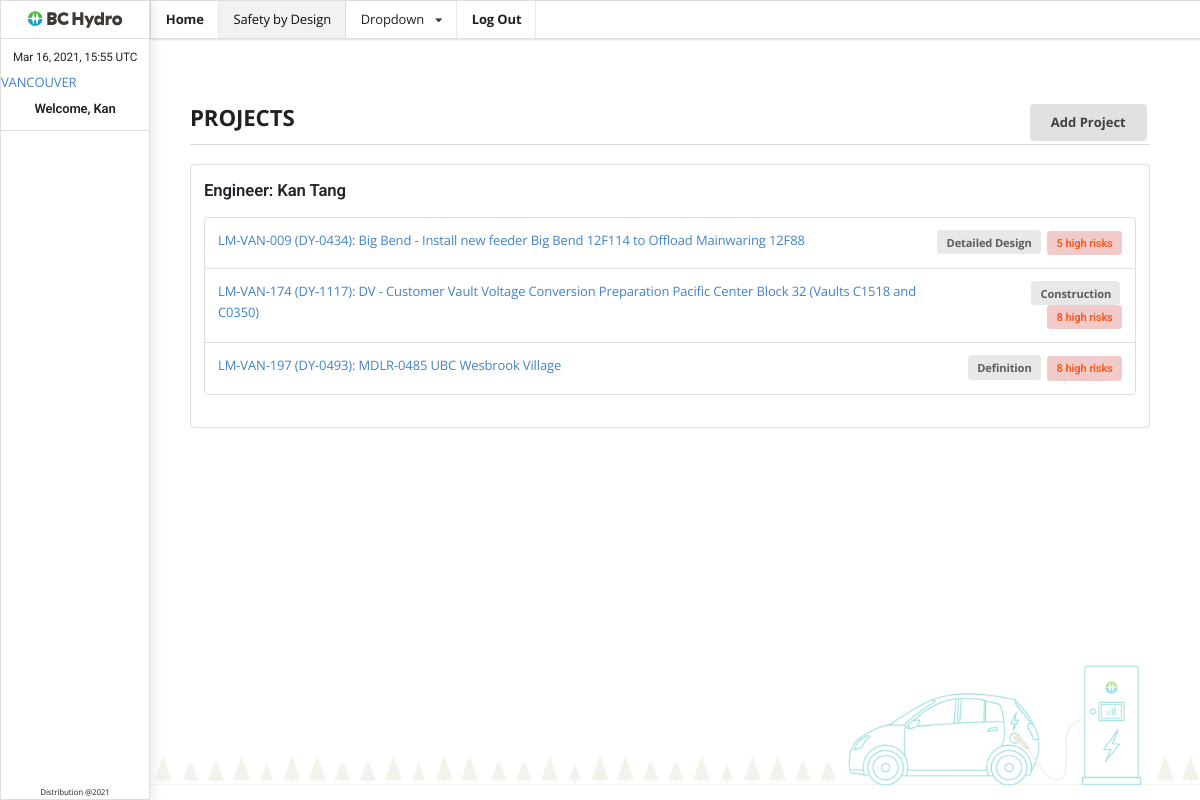
The page /todo/ (signed in) on the database as committed earlier.
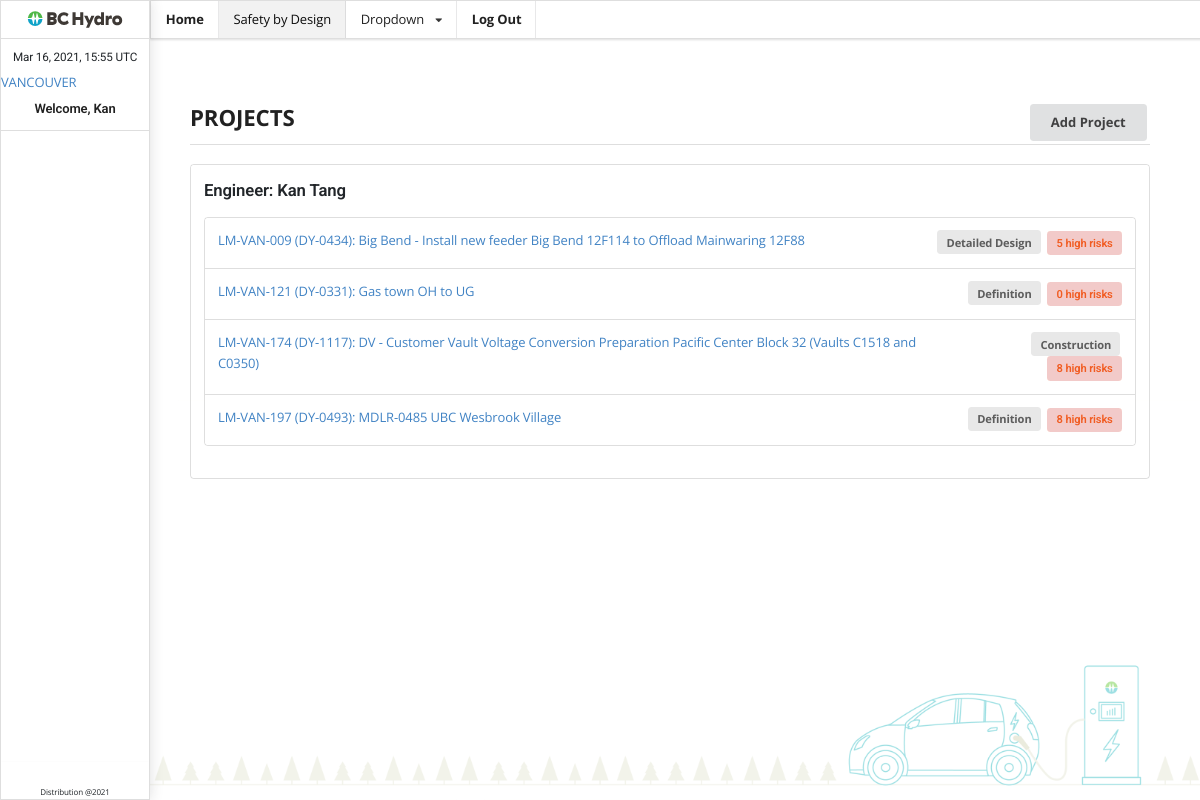
The same page on the database as committed later.
### todo/models.py (models this page shows, shortened)
class Project(models.Model):
    history = HistoricalRecords(cascade_delete_history=True)
    number = models.CharField(max_length=60, )
    slug = models.SlugField(default="")
    SAP_id = models.CharField(max_length=60, blank=True, null=True, )
    title = models.CharField(max_length=140, blank=True, null=True)
    group = models.ForeignKey(
        Group, on_delete=models.SET_NULL, blank=False, null=True, )
    project_scope = models.TextField(blank=True, null=True)
    in_service_date = models.DateField(blank=True, null=True)
    current_stage = models.ForeignKey(Stage,
                            null=True,
                            blank=True,
                            on_delete=models.SET_NULL,)
    region = models.ForeignKey(Region,
                            null=True,
                            blank=True,
                            on_delete=models.SET_NULL,)
    location = models.ForeignKey(Location,
                            null=True,
                            blank=True,
                            on_delete=models.SET_NULL,)
    POR = models.ForeignKey(settings.AUTH_USER_MODEL,
                            null=True,
                            blank=True,
                            on_delete=models.SET_NULL,)
    SPOT_link = models.CharField(max_length=240, blank=True, null=True,)
    PPM_link = models.CharField(max_length=240, blank=True, null=True, )
    EGBC_link = models.CharField(max_length=240, blank=True, null=True, )
    SBD_link = models.CharField(max_length=240, blank=True, null=True, )
    def __str__(self):
        return self.number
    @property
    def counts(self):
        return self.hazard_set.filter(res_risk_level=1).count() + self.hazard_set.filter(risk_level=1, control_measure=None).count()
    def slug_number(self):
        return slugify(self.number)
    slug = property(slug_number)
    class Meta:
        ordering = ["POR", "number"]
        verbose_name_plural = "Projects"

class Stage(models.Model):
    NAME = Choices(
        ('Definition'),
        ('Design'),
        ('Construction'),
        ('Close Out'),
   )
    name = models.CharField(
       max_length=60,
       choices=NAME,
   )
    def __str__(self):
        return self.name

### todo/view.py (the view, shortened to what this page needs)
# urls.py: path("", ProjectUpdateView.as_view(), name="project_list"),
class ProjectUpdateView(MultipleObjectMixin, View):
    model = Project
    ordering = ["POR", "number"]
    allow_empty = True
    template_name = "todo/project_list.html"
    @method_decorator(login_required)
    def dispatch(self, request, *args, **kwargs):
        if request.user.groups.filter(name="Team Lead").exists():
            self.object_list = self.get_queryset()
        else:
            self.object_list = self.get_queryset().filter(POR=request.user)
        print(self.object_list)
        return super(ProjectUpdateView, self).dispatch(request, *args, **kwargs)
    def get(self, request, *args, **kwargs):
        context = self.get_context_data()
        form2 = ProjectForm(request.user, initial={"Group" : Group.objects.get(name="Engineer")})
        context['form2'] = form2
        print(context)
        return render(request, self.template_name, context)

### todo/models.py (called while the page is built)
    def __str__(self):
        return self.name

    def __str__(self):
        return self.name

### todo/templates/todo/project_list.html (shortened to what this page needs)
{% extends "base.html" %}
{% block content %}
<h2 class="ui dividing header d-flex justify-content-between mb-4">
  PROJECTS
  <button class="ui button" type="button" data-toggle="collapse"
    data-target="#AddProject" aria-expanded="false" aria-controls="AddProject">
    Add Project
  </button>
</h2>
{% regroup object_list by POR as section_list %}
{% for POR in section_list %}
<div class="ui segments pb-4 mb-3" style="box-shadow: none">
  <div class="ui segment">
    <h3>Engineer: {{ POR.grouper.get_full_name }}</h3>
  </div>
  <div class="ui segments" style="box-shadow: 0 0 0 0;">
    {% for project in object_list %}
    {% if project.POR == POR.grouper %}
    <div class="ui segment d-flex justify-content-between">
      <a href="{% url 'todo:project_details' project.id project.slug %}"
        class="text-left">
        <span>{{ project.number }}
          {% if project.SAP_id %}({{ project.SAP_id }}){% endif %}:
          {% if project.title %} {{ project.title }} {% endif %}
        </span>
      </a>
      <div class="text-right">
        <a class="ui label text-right">{{ project.current_stage}}</a>
        <a class="ui negative label text-right">{{ project.counts }} high risks</a>
      </div>
    </div>
    {% endif %}
    {% endfor %}
  </div>
</div>
{% endfor %}
{% endblock %}

### project/templates/base.html (shortened to what this page needs)
﻿{% load static %}
<!doctype html>
<html lang="en">
  <head>
    <link rel="stylesheet"
      href="https://maxcdn.bootstrapcdn.com/bootstrap/4.4.1/css/bootstrap.min.css">
    <link href="/static/css/semantic.min.css" rel="stylesheet">
    <link href="/static/css/semantic.min.css" rel="stylesheet">
    <link href="/static/css/select2.min.css" rel="stylesheet">
  </head>
  <body>
    <div class="ui body container">
      <div class="ui visible left vertical menu thin sidebar">
        <div class="item" style="padding-bottom: 0; padding-top: 0">
          <img class="logo" src="/static/assets/img/brand/bch.svg" style="height:42.05px"></div>
        <div class="text-center" style="padding-top: 1rem; padding-bottom:5px">
          <h7 class="" id="datetime">
          </h7>
        </div>
        {% include 'includes/weather_widget.html' %}
        {% if user.is_authenticated %}
        <div class="item text-center" style="padding-top: 5px">
          <h5>Welcome, {{ user.first_name}}</h5>
        </div>
        {%endif%}
        <div class="ui bottom fixed menu"
          style="align-items: flex-end; padding: 0 1.618rem 0 1.618rem; border-top: none">
          <div class="" style="font-size: 0.618rem; width:100%; text-align: center">Distribution @{% now "Y" %}</div>
        </div>
      </div>
      <div class="ui fixed top main menu">
        <a href="/" class="{% if request.resolver_match.view_name == 'home' %}active{% endif %} item header
          item">
          Home
        </a>
        {% if user.is_authenticated %}
        <a href="{% url 'todo:project_list' %}"
          class="{% if 'todo' in request.resolver_match.view_name %}active{% endif %} item">Safety by
          Design</a>
        <div class="ui simple dropdown item">
          Dropdown <i class="dropdown icon"></i>
        </div>
        <a href="{% url 'logout' %}" class="header item">
          Log Out
        </a>
        {% endif %}
      </div>
      <div class="element">
        {% block content %}
        {% endblock content %}
      </div>
    </div>
  </body>
</html>

Rows that differ between the two databases and show on the page:
added Project: number "LM-VAN-121", SAP_id "DY-0331", title "Gas town OH to UG", current_stage "Definition", counts "0"
